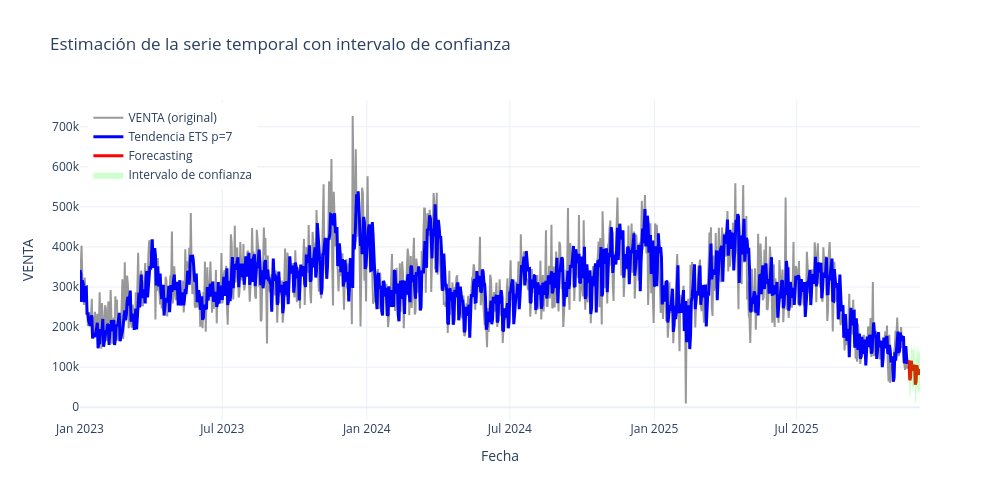

The notebook cell this image was saved under:
### Code cell
import plotly.graph_objects as go

fig = go.Figure()

# Serie original
fig.add_trace(go.Scatter(
    x=df.index,
    y=df['VENTA'],
    mode='lines',
    name='VENTA (original)',
    line=dict(color='black', width=2),
    opacity=0.4
))

# Tendencia ETS
fig.add_trace(go.Scatter(
    x=df.index,
    y=ets_trend,
    mode='lines',
    name='Tendencia ETS p=7',
    line=dict(color='blue', width=3)
))

# Pronóstico
fig.add_trace(go.Scatter(
    x=Df_Futuro.index,
    y=Df_Futuro['Forecasting'],
    mode='lines',
    name='Forecasting',
    line=dict(color='red', width=3)
))

# Intervalo de confianza (área sombreada)
fig.add_trace(go.Scatter(
    x=list(Df_Futuro.index) + list(Df_Futuro.index[::-1]),
    y=list(Df_Futuro['Fore_Up']) + list(Df_Futuro['Fore_Low'][::-1]),
    fill='toself',
    fillcolor='rgba(0, 255, 0, 0.2)',
    line=dict(color='rgba(255,255,255,0)'),
    hoverinfo="skip",
    showlegend=True,
    name='Intervalo de confianza'
))

fig.update_layout(
    title="Estimación de la serie temporal con intervalo de confianza",
    xaxis_title="Fecha",
    yaxis_title="VENTA",
    template="plotly_white",
    legend=dict(x=0.01, y=0.99),
    hovermode="x unified",
    width=1000,
    height=500
)

fig.show()

### Figure 1 — Plotly figure (JSON) as saved in the notebook; plotly's stock layout.template omitted (floating-point values rounded to 4 significant figures; data arrays with more than 128 entries replaced by an {"elided": "..."} marker saying what was removed)
{"data": [{"line": {"color": "black", "width": 2}, "mode": "lines", "name": "VENTA (original)", "opacity": 0.4, "type": "scatter", "x": {"elided": "1055 str values"}, "y": {"elided": "1055 float values"}}, {"line": {"color": "blue", "width": 3}, "mode": "lines", "name": "Tendencia ETS p=7", "type": "scatter", "x": {"elided": "1055 str values"}, "y": {"elided": "1055 float values"}}, {"line": {"color": "red", "width": 3}, "mode": "lines", "name": "Forecasting", "type": "scatter", "x": ["2025-11-21T00:00:00", "2025-11-22T00:00:00", "2025-11-23T00:00:00", "2025-11-24T00:00:00", "2025-11-25T00:00:00", "2025-11-26T00:00:00", "2025-11-27T00:00:00", "2025-11-28T00:00:00", "2025-11-29T00:00:00", "2025-11-30T00:00:00", "2025-12-01T00:00:00", "2025-12-02T00:00:00", "2025-12-03T00:00:00", "2025-12-04T00:00:00", "2025-12-05T00:00:00"], "y": [117200.0, 67470.0, 74170.0, 116100.0, 96880.0, 92270.0, 99140.0, 106200.0, 56480.0, 63180.0, 105100.0, 85890.0, 81280.0, 88150.0, 95240.0]}, {"fill": "toself", "fillcolor": "rgba(0, 255, 0, 0.2)", "hoverinfo": "skip", "line": {"color": "rgba(255,255,255,0)"}, "name": "Intervalo de confianza", "showlegend": true, "type": "scatter", "x": ["2025-11-21T00:00:00", "2025-11-22T00:00:00", "2025-11-23T00:00:00", "2025-11-24T00:00:00", "2025-11-25T00:00:00", "2025-11-26T00:00:00", "2025-11-27T00:00:00", "2025-11-28T00:00:00", "2025-11-29T00:00:00", "2025-11-30T00:00:00", "2025-12-01T00:00:00", "2025-12-02T00:00:00", "2025-12-03T00:00:00", "2025-12-04T00:00:00", "2025-12-05T00:00:00", "2025-12-05T00:00:00", "2025-12-04T00:00:00", "2025-12-03T00:00:00", "2025-12-02T00:00:00", "2025-12-01T00:00:00", "2025-11-30T00:00:00", "2025-11-29T00:00:00", "2025-11-28T00:00:00", "2025-11-27T00:00:00", "2025-11-26T00:00:00", "2025-11-25T00:00:00", "2025-11-24T00:00:00", "2025-11-23T00:00:00", "2025-11-22T00:00:00", "2025-11-21T00:00:00"], "y": [163000.0, 113600.0, 120700.0, 162900.0, 144000.0, 139700.0, 146900.0, 154300.0, 104800.0, 111800.0, 154000.0, 135000.0, 130700.0, 137800.0, 145100.0, 45360.0, 38510.0, 31890.0, 36760.0, 56250.0, 14580.0, 8166.0, 58200.0, 51400.0, 44830.0, 49750.0, 69290.0, 27670.0, 21320.0, 71400.0]}], "layout": {"height": 500, "hovermode": "x unified", "legend": {"x": 0.01, "y": 0.99}, "title": {"text": "Estimación de la serie temporal con intervalo de confianza"}, "width": 1000, "xaxis": {"autorange": true, "range": ["2023-01-01", "2025-12-05"], "title": {"text": "Fecha"}, "type": "date"}, "yaxis": {"autorange": true, "range": [-31760.0, 766700.0], "title": {"text": "VENTA"}, "type": "linear"}}}
